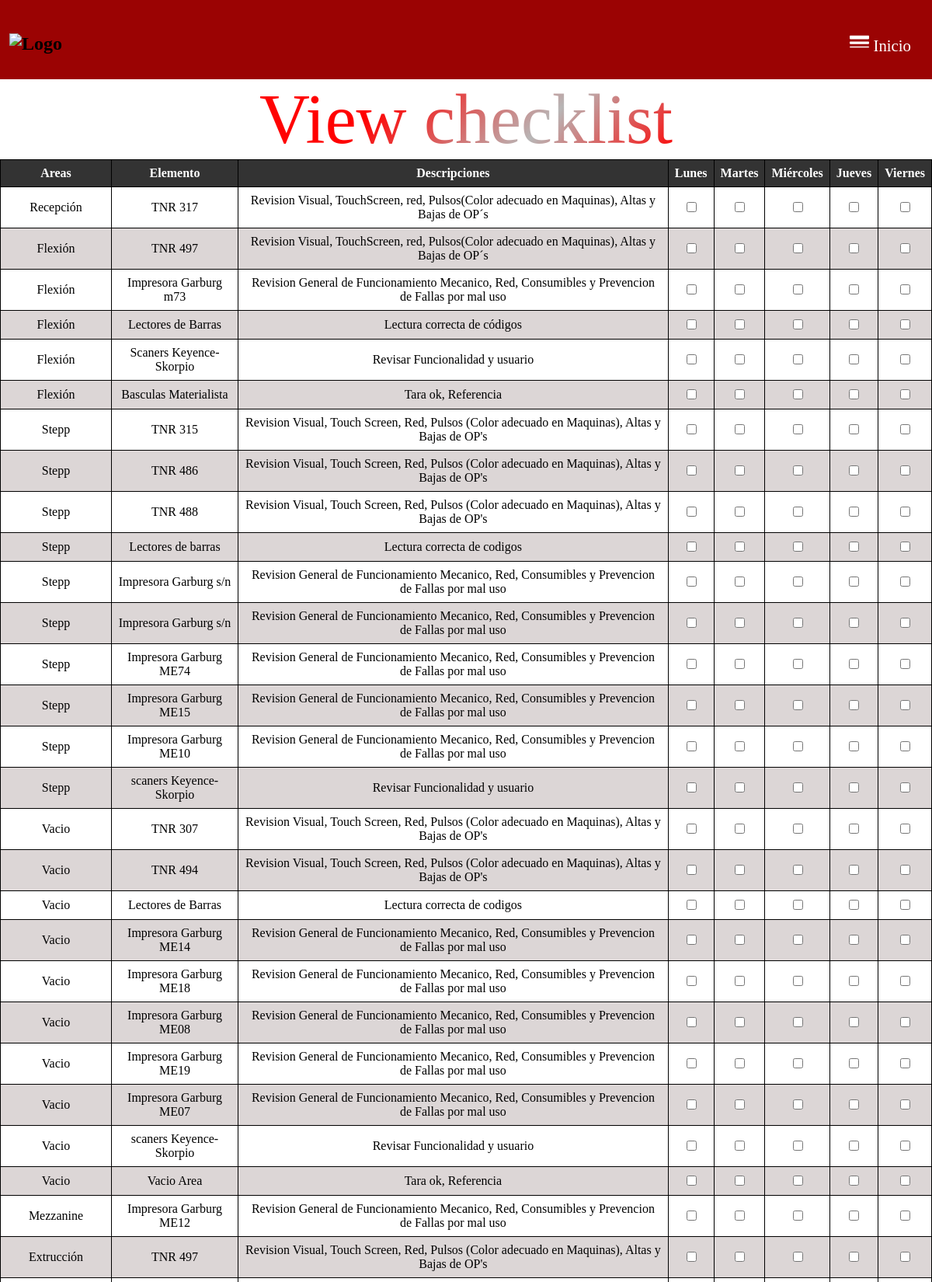
The page /view.php (upper part) on the database its author committed.
### tables this page shows
CREATE TABLE `areas` (
  `id` int(11) NOT NULL,
  `fecha` date DEFAULT NULL,
  `area` varchar(255) NOT NULL,
  `dia_checklist` date DEFAULT NULL,
  `elemento` varchar(255) NOT NULL,
  `descripcion` text,
  `lunes` date DEFAULT NULL,
  `martes` date DEFAULT NULL,
  `miercoles` date DEFAULT NULL,
  `jueves` date DEFAULT NULL,
  `viernes` date DEFAULT NULL,
  `reporte` text,
  `semana_actual` int(11) DEFAULT NULL,
  `Identificador` varchar(10) DEFAULT NULL
);

### view.php (the view, shortened to what this page needs)
<?php
$servername = "localhost";
$username = "root";
$password = "0084321";
$dbname = "projectroute";
$conn = new mysqli($servername, $username, $password, $dbname);
$sql = "SELECT id, area, elemento, descripcion, lunes, martes, miercoles, jueves, viernes FROM areas";
$resultado = $conn->query($sql);
?>
<!DOCTYPE html>
<html lang="es">
<head>
  <link rel="stylesheet" href="style-recepcion.css">
</head>
<body>
<header>
    <nav>
      <h2><img src="imagenes/kayser_logo2-removebg-preview (1).png" alt="Logo" width="180" height="80"></h2>
      <ul>
        <li class="main-nav__item"><a class="main-nav__link" href="menu.php" data-link-alt="">  Inicio </a></li>
      </ul>
    </nav>
  </header>
  <center>
    <div class="col-md-12 text-center">
      <h3 class="animate-charcter">View checklist</h3>
    </div>
  </center>
  <center>
  <form action="<?php echo htmlspecialchars($_SERVER["PHP_SELF"]); ?>" method="post">
  <table>
    <thead>
      <tr>
      <th>Areas</th>
        <th>Elemento</th>
        <th>Descripciones</th>
        <th>Lunes</th>
        <th>Martes</th>
        <th>Miércoles</th>
        <th>Jueves</th>
        <th>Viernes</th>
      </tr>
    </thead>
    <tbody>
    <?php
        if ($resultado->num_rows > 0) {
            while ($fila = $resultado->fetch_assoc()) {
    ?>
<tr>
              <td><?php echo $fila['area']; ?></td>
              <td><?php echo $fila['elemento']; ?></td>
              <td><?php echo $fila['descripcion']; ?></td>
              <td><input type="checkbox" name="lunes[]" class="areas" value="<?php echo $fila['id']; ?>" data-day="lunes" <?php if($fila['lunes'] != null) echo 'checked'; ?>></td>
              <td><input type="checkbox" name="martes[]" class="areas" value="<?php echo $fila['id']; ?>" data-day="martes" <?php if($fila['martes'] != null) echo 'checked'; ?>></td>
              <td><input type="checkbox" name="miercoles[]" class="areas" value="<?php echo $fila['id']; ?>" data-day="miercoles" <?php if($fila['miercoles'] != null) echo 'checked'; ?>></td>
              <td><input type="checkbox" name="jueves[]" class="areas" value="<?php echo $fila['id']; ?>" data-day="jueves" <?php if($fila['jueves'] != null) echo 'checked'; ?>></td>
              <td><input type="checkbox" name="viernes[]" class="areas" value="<?php echo $fila['id']; ?>" data-day="viernes" <?php if($fila['viernes'] != null) echo 'checked'; ?>></td>
            </tr>
        <?php
            }
        } else {
            echo "0 resultados";
        }
        ?>
    </tbody>
  </table>
</form>
</body>
<br>
</html>

### style-recepcion.css (style rules this page uses)
body { background-color: white; }
nav { background-color: rgba(155, 3, 3, 1.0); display: flex; align-items: center; justify-content: space-between; padding-top: 10px; padding-left: 1%; padding-right: 1%; font-weight: bold; width: auto; }
ul li { display: inline-block; padding: 0px 20px; }
a { color: #ffffff; text-decoration: none; }
.main-nav__item { display: inline-block; padding: 15px; }
.main-nav__link { font-size: 1.3rem; font-weight: 300; text-decoration: none; position: relative; display: block; overflow: hidden; }
.main-nav__link::before { position: absolute; content: attr(data-link-alt); top: 100%; opacity: 0; transition: 1s; color: #fcfcfc; font-weight: bolder; }
table { border-collapse: collapse; width: auto; }
thead { background-color: #333; color: white; }
th { padding: 8px; text-align: center; }
th, td { border: 1px solid black; padding: 8px; text-align: center; }
tr:nth-child(even) { background-color: #dcd6d6; color: black; }
th { font-weight: bold; }
.animate-charcter { text-align: center; font-weight: 300; background-image: linear-gradient(-225deg, #ff0505 0%, #ff0000 29%, #b8b6b6 67%, #ff0000 100%); background-size: auto auto; color: transparent; -webkit-background-clip: text; background-clip: text; animation: textclip 3s linear infinite; display: inline-block; font-size: 90px; margin: 0 auto; }
body, footer { margin: 0; padding: 0; }

### rows shown on the page
areas: area "Recepción", elemento "TNR 317", descripcion "Revision Visual, TouchScreen, red, Pulsos(Color adecuado en Maquinas), Altas y Bajas de OP´s"
areas: area "Flexión", elemento "TNR 497", descripcion "Revision Visual, TouchScreen, red, Pulsos(Color adecuado en Maquinas), Altas y Bajas de OP´s"
areas: area "Flexión", elemento "Impresora Garburg m73", descripcion "Revision General de Funcionamiento Mecanico, Red, Consumibles y Prevencion de Fallas por mal uso"
areas: area "Flexión", elemento "Lectores de Barras", descripcion "Lectura correcta de códigos"
areas: area "Flexión", elemento "Scaners Keyence-Skorpio", descripcion "Revisar Funcionalidad y usuario"
areas: area "Flexión", elemento "Basculas Materialista", descripcion "Tara ok, Referencia"
areas: area "Stepp", elemento "TNR 315", descripcion "Revision Visual, Touch Screen, Red, Pulsos (Color adecuado en Maquinas), Altas y Bajas de OP's"
areas: area "Stepp", elemento "TNR 486", descripcion "Revision Visual, Touch Screen, Red, Pulsos (Color adecuado en Maquinas), Altas y Bajas de OP's"
areas: area "Stepp", elemento "TNR 488", descripcion "Revision Visual, Touch Screen, Red, Pulsos (Color adecuado en Maquinas), Altas y Bajas de OP's"
areas: area "Stepp", elemento "Lectores de barras", descripcion "Lectura correcta de codigos"
areas: area "Stepp", elemento "Impresora Garburg s/n", descripcion "Revision General de Funcionamiento Mecanico, Red, Consumibles y Prevencion de Fallas por mal uso"
areas: area "Stepp", elemento "Impresora Garburg s/n", descripcion "Revision General de Funcionamiento Mecanico, Red, Consumibles y Prevencion de Fallas por mal uso"
areas: area "Stepp", elemento "Impresora Garburg ME74", descripcion "Revision General de Funcionamiento Mecanico, Red, Consumibles y Prevencion de Fallas por mal uso"
areas: area "Stepp", elemento "Impresora Garburg ME15", descripcion "Revision General de Funcionamiento Mecanico, Red, Consumibles y Prevencion de Fallas por mal uso"
areas: area "Stepp", elemento "Impresora Garburg ME10", descripcion "Revision General de Funcionamiento Mecanico, Red, Consumibles y Prevencion de Fallas por mal uso"
areas: area "Stepp", elemento "scaners Keyence-Skorpio", descripcion "Revisar Funcionalidad y usuario"
areas: area "Vacio", elemento "TNR 307", descripcion "Revision Visual, Touch Screen, Red, Pulsos (Color adecuado en Maquinas), Altas y Bajas de OP's"
areas: area "Vacio", elemento "TNR 494", descripcion "Revision Visual, Touch Screen, Red, Pulsos (Color adecuado en Maquinas), Altas y Bajas de OP's"
areas: area "Vacio", elemento "Lectores de Barras", descripcion "Lectura correcta de codigos"
areas: area "Vacio", elemento "Impresora Garburg ME14", descripcion "Revision General de Funcionamiento Mecanico, Red, Consumibles y Prevencion de Fallas por mal uso"
areas: area "Vacio", elemento "Impresora Garburg ME18", descripcion "Revision General de Funcionamiento Mecanico, Red, Consumibles y Prevencion de Fallas por mal uso"
areas: area "Vacio", elemento "Impresora Garburg ME08", descripcion "Revision General de Funcionamiento Mecanico, Red, Consumibles y Prevencion de Fallas por mal uso"
areas: area "Vacio", elemento "Impresora Garburg ME19", descripcion "Revision General de Funcionamiento Mecanico, Red, Consumibles y Prevencion de Fallas por mal uso"
areas: area "Vacio", elemento "Impresora Garburg ME07", descripcion "Revision General de Funcionamiento Mecanico, Red, Consumibles y Prevencion de Fallas por mal uso"
areas: area "Vacio", elemento "scaners Keyence-Skorpio", descripcion "Revisar Funcionalidad y usuario"
areas: area "Vacio", elemento "Vacio Area", descripcion "Tara ok, Referencia"
areas: area "Mezzanine", elemento "Impresora Garburg ME12", descripcion "Revision General de Funcionamiento Mecanico, Red, Consumibles y Prevencion de Fallas por mal uso"
areas: area "Extrucción", elemento "TNR 497", descripcion "Revision Visual, Touch Screen, Red, Pulsos (Color adecuado en Maquinas), Altas y Bajas de OP's"
